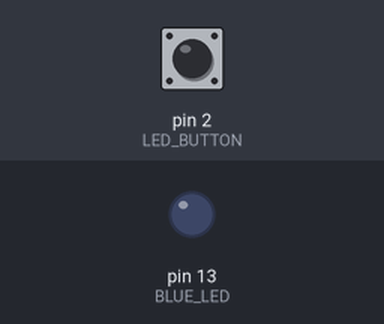
The sketch below on a simulated Arduino Uno, built with avr-gcc and run on an emulated ATmega328P. Parts: output pins drawn as LEDs (lit = HIGH). Inputs (shaded band) come from the test bench; at power-on: pin 2 (LED_BUTTON) LOW.

Above: at 1.0 s.
At 7.0 s:
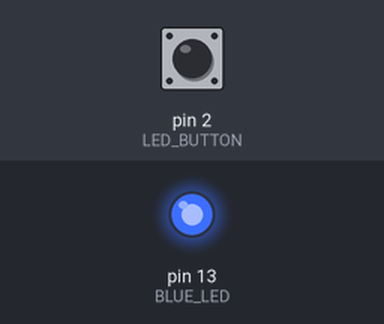
Timing chart, 0 to 9.2 s (numbered marks = the images above):
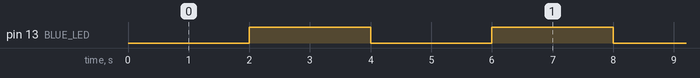

Measured:
- by itself, pin 13 (BLUE_LED): alternates HIGH for 2.0 s and LOW for 2.0 s, 16 changes in all, then stays LOW

The sketch:

led_2s_button.ino
```cpp
const int BLUE_LED = 13;
const int LED_BUTTON = 2;
const int delayLED = 2000;
int button_state = digitalRead(LED_BUTTON);

void setup(){
  pinMode(BLUE_LED, OUTPUT);
  pinMode(LED_BUTTON, INPUT);
}

void loop(){

  int beginMillis = millis();
  while( millis() - beginMillis < delayLED){
  	button_state = digitalRead(LED_BUTTON);
    if(button_state == HIGH){
    	digitalWrite(BLUE_LED, HIGH);
    }
    else{
    	digitalWrite(BLUE_LED, LOW);
    }
  }


  beginMillis = millis();
  while( millis() - beginMillis < delayLED){
    digitalWrite(BLUE_LED, HIGH);
  }


}
```
